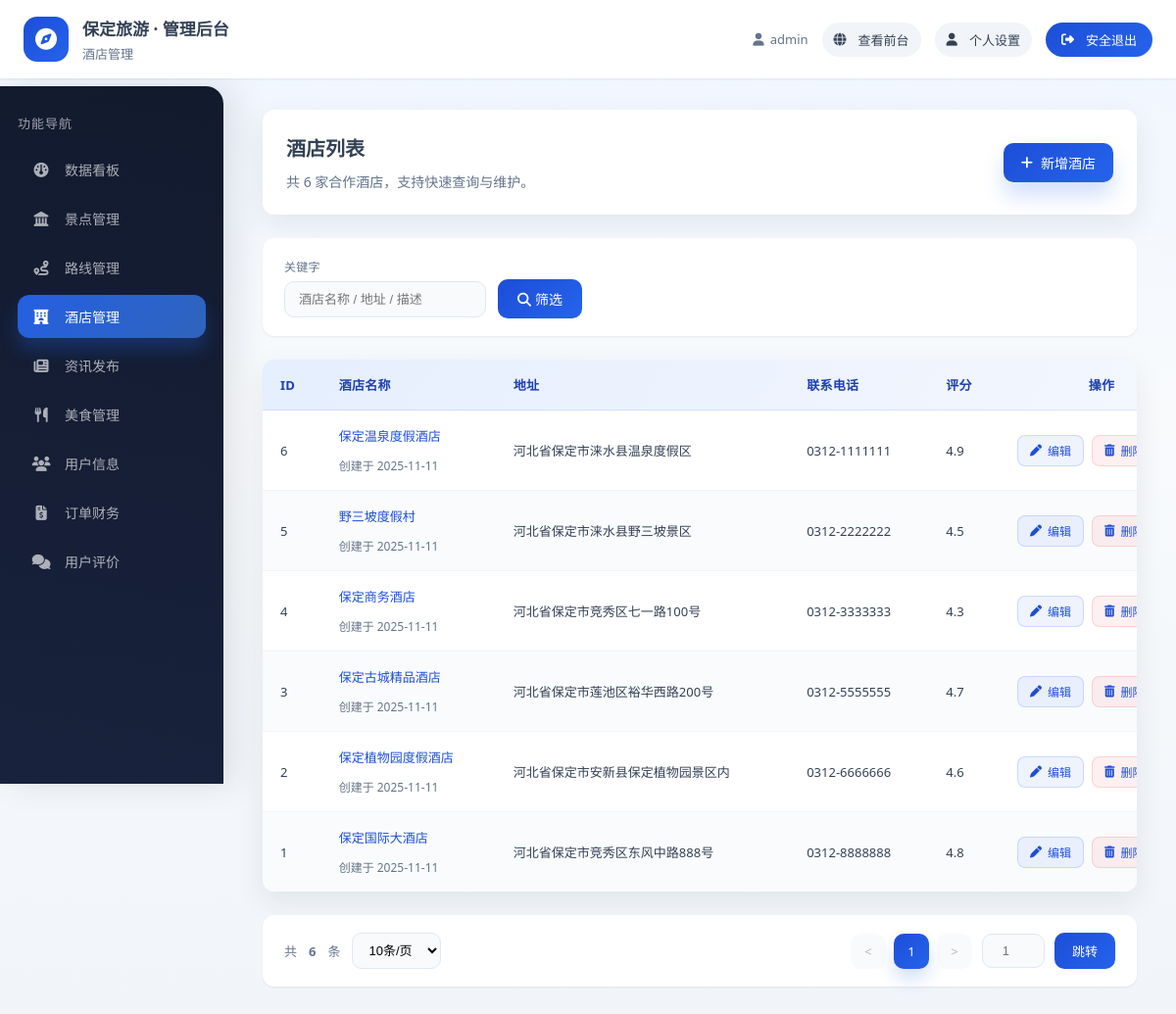
The app's page /admin_panel/hotels/ (signed in) with its own data.
### apps/users/models.py (models this page shows, shortened)
class CustomUser(AbstractUser):
    phone = models.CharField(max_length=11, unique=True, verbose_name="手机号")
    avatar = models.ImageField(upload_to='avatars/', default='avatars/default.png', verbose_name="头像")
    class Meta:
        verbose_name = "用户"
        verbose_name_plural = verbose_name

### apps/hotels/models.py (models this page shows, shortened)
class Hotel(models.Model):
    name = models.CharField(max_length=100, verbose_name="酒店名称")
    address = models.CharField(max_length=255, verbose_name="详细地址")
    phone = models.CharField(max_length=20, verbose_name="联系电话")
    brief = models.CharField(max_length=255, verbose_name="简介")
    description = models.TextField(verbose_name="详情介绍")
    is_recommended = models.BooleanField(default=False, verbose_name="是否推荐")
    cover_image = models.ImageField(upload_to='hotel_covers/', blank=True, null=True, verbose_name="封面图")
    created_at = models.DateTimeField(default=timezone.now, verbose_name="创建时间")
    updated_at = models.DateTimeField(auto_now=True, verbose_name="更新时间")
    rating = models.DecimalField(max_digits=3, decimal_places=1, default=5.0, verbose_name="评分")
    views_count = models.PositiveIntegerField(default=0, verbose_name="浏览次数")
    latitude = models.DecimalField(max_digits=10, decimal_places=7, blank=True, null=True, verbose_name="纬度")
    longitude = models.DecimalField(max_digits=10, decimal_places=7, blank=True, null=True, verbose_name="经度")
    display_order = models.PositiveIntegerField(default=0, verbose_name="显示顺序（数字越小越靠前）")
    class Meta:
        verbose_name = "酒店"
        verbose_name_plural = verbose_name
        ordering = ['display_order', '-is_recommended', '-rating', '-created_at']

### apps/admin_panel/views.py (the view)
# urls.py: path('hotels/', views.HotelsListView.as_view(), name='hotels_list'),
class HotelsListView(LoginRequiredMixin, StaffRequiredMixin, TemplateView):
    template_name = "admin_panel/hotels_list.html"
    login_url = '/users/login/'
    def get_context_data(self, **kwargs):
        context = super().get_context_data(**kwargs)
        query = Hotel.objects.all().order_by('-created_at')
        search = self.request.GET.get('search', '')
        if search:
            query = query.filter(
                Q(name__icontains=search) |
                Q(address__icontains=search) |
                Q(brief__icontains=search)
            )
        try:
            per_page = int(self.request.GET.get('per_page', 10))
            if per_page not in [10, 20, 50]:
                per_page = 10
        except (ValueError, TypeError):
            per_page = 10
        paginator = Paginator(query, per_page)
        page_number = self.request.GET.get('page', 1)
        page_obj = paginator.get_page(page_number)
        context.update({
            'page_obj': page_obj,
            'paginator': paginator,
            'search': search,
            'per_page': per_page,
        })
        return context

### apps/admin_panel/views.py (called while the page is built)
    def test_func(self):
        return self.request.user.is_staff

### templates/admin_panel/hotels_list.html (shortened to what this page needs)
{% extends "admin_panel/layout.html" %}
{% block page_header %}酒店管理{% endblock %}
{% block menu_hotels %}active{% endblock %}
{% block content %}
<div class="page-header">
    <div>
        <h1>酒店列表</h1>
        <p>共 {{ paginator.count }} 家合作酒店，支持快速查询与维护。</p>
    </div>
    <div class="page-header-actions">
        <a href="{% url 'admin_panel:hotel_add' %}" class="btn-primary">
            <i class="fas fa-plus"></i> 新增酒店
        </a>
    </div>
</div>
<form method="get" id="searchForm" class="filter-panel">
    <div class="field">
        <label for="search">关键字</label>
        <input id="search" type="text" name="search" placeholder="酒店名称 / 地址 / 描述" value="{{ search }}">
    </div>
    <div class="field" style="min-width: auto;">
        <button type="submit">
            <i class="fas fa-search"></i> 筛选
        </button>
    </div>
</form>
<div class="datatable">
    <table>
        <thead>
            <tr>
                <th>ID</th>
                <th>酒店名称</th>
                <th>地址</th>
                <th>联系电话</th>
                <th>评分</th>
                <th style="text-align:center;">操作</th>
            </tr>
        </thead>
        <tbody>
            {% for hotel in page_obj %}
            <tr>
                <td>{{ hotel.id }}</td>
                <td>
                    <div class="cell-multi">
                        <a href="{% url 'admin_panel:hotel_edit' hotel.id %}">{{ hotel.name }}</a>
                        <span class="cell-meta">创建于 {{ hotel.created_at|date:"Y-m-d" }}</span>
                    </div>
                </td>
                <td>{{ hotel.address|default:"-" }}</td>
                <td>{{ hotel.phone|default:"-" }}</td>
                <td>{{ hotel.rating }}</td>
                <td>
                    <div class="actions">
                        <a href="{% url 'admin_panel:hotel_edit' hotel.id %}" class="btn-action btn-edit">
                            <i class="fas fa-pen"></i> 编辑
                        </a>
                        <a href="{% url 'admin_panel:hotel_delete' hotel.id %}" class="btn-action btn-delete" onclick="return confirm('确定删除该酒店？')">
                            <i class="fas fa-trash-alt"></i> 删除
                        </a>
                    </div>
                </td>
            </tr>
            {% empty %}
            <tr>
                <td colspan="6" class="empty-state">暂无数据</td>
            </tr>
            {% endfor %}
        </tbody>
    </table>
</div>
<div class="pagination-wrapper">
    <div class="pagination-info">
        共 <strong>{{ paginator.count }}</strong> 条
        <select onchange="location.href='?page=1&search={{ search }}&per_page=' + this.value">
            <option value="10" {% if per_page == 10 %}selected{% endif %}>10条/页</option>
        </select>
    </div>
    <div style="display: flex; align-items: center; gap: 10px;">
        <ul class="pagination">
            {% if page_obj.has_previous %}
            <li class="page-item"><a class="page-link" href="?page={{ page_obj.previous_page_number }}&search={{ search }}&per_page={{ per_page }}">&lt;</a></li>
            {% else %}
            <li class="page-item disabled"><span class="page-link">&lt;</span></li>
            {% endif %}
            {% for num in paginator.page_range %}
                {% if num == page_obj.number %}
                <li class="page-item active"><span class="page-link">{{ num }}</span></li>
                {% elif num > page_obj.number|add:'-3' and num < page_obj.number|add:'3' %}
                <li class="page-item"><a class="page-link" href="?page={{ num }}&search={{ search }}&per_page={{ per_page }}">{{ num }}</a></li>
                {% endif %}
            {% endfor %}
            {% if page_obj.has_next %}
            <li class="page-item"><a class="page-link" href="?page={{ page_obj.next_page_number }}&search={{ search }}&per_page={{ per_page }}">&gt;</a></li>
            {% else %}
            <li class="page-item disabled"><span class="page-link">&gt;</span></li>
            {% endif %}
        </ul>
        <input type="number" class="page-input" id="goToPage" placeholder="1" min="1" max="{{ paginator.num_pages }}">
        <button class="btn-go" onclick="goToPage()">跳转</button>
    </div>
</div>
{% endblock %}

### templates/admin_panel/layout.html (shortened to what this page needs)
{% load static %}
<!DOCTYPE html>
<html lang="zh-CN">
<head>
    <link rel="stylesheet" href="https://cdnjs.cloudflare.com/ajax/libs/font-awesome/6.5.0/css/all.min.css">
    <link rel="stylesheet" href="{% static 'css/admin_panel.css' %}?v=20251111">
</head>
<body>
    <div class="admin-shell">
        <header class="admin-topbar">
            <div class="topbar-brand">
                <span class="brand-icon"><i class="fas fa-compass"></i></span>
                <div class="brand-text">
                    <span class="brand-title">保定旅游 · 管理后台</span>
                    <span class="brand-subtitle">{% block page_header %}欢迎回来{% endblock %}</span>
                </div>
            </div>
            <div class="topbar-meta">
                <span class="meta-item"><i class="fas fa-user"></i> {{ request.user.username }}</span>
                <a class="meta-link" href="/" target="_blank"><i class="fas fa-globe"></i> 查看前台</a>
                <a class="meta-link" href="/users/profile/"><i class="fas fa-user"></i> 个人设置</a>
                <a class="meta-button" href="{% url 'users:logout' %}?next=/admin_panel/">
                    <i class="fas fa-sign-out-alt"></i> 安全退出
                </a>
            </div>
        </header>
        <div class="admin-body">
            <aside class="admin-sidebar" id="adminSidebar">
                <div class="sidebar-title">功能导航</div>
                <nav class="sidebar-nav">
                    <a class="nav-link {% block menu_dashboard %}{% endblock %}" href="{% url 'admin_panel:index' %}">
                        <i class="fas fa-gauge"></i>
                        <span>数据看板</span>
                    </a>
                    <a class="nav-link {% block menu_scenic %}{% endblock %}" href="{% url 'admin_panel:scenic_list' %}">
                        <i class="fas fa-landmark"></i>
                        <span>景点管理</span>
                    </a>
                    <a class="nav-link {% block menu_routes %}{% endblock %}" href="{% url 'admin_panel:routes_list' %}">
                        <i class="fas fa-route"></i>
                        <span>路线管理</span>
                    </a>
                    <a class="nav-link {% block menu_hotels %}{% endblock %}" href="{% url 'admin_panel:hotels_list' %}">
                        <i class="fas fa-hotel"></i>
                        <span>酒店管理</span>
                    </a>
                    <a class="nav-link {% block menu_news %}{% endblock %}" href="{% url 'admin_panel:news_list' %}">
                        <i class="fas fa-newspaper"></i>
                        <span>资讯发布</span>
                    </a>
                    <a class="nav-link {% block menu_foods %}{% endblock %}" href="{% url 'admin_panel:foods_list' %}">
                        <i class="fas fa-utensils"></i>
                        <span>美食管理</span>
                    </a>
                    <a class="nav-link {% block menu_users %}{% endblock %}" href="{% url 'admin_panel:users_list' %}">
                        <i class="fas fa-users"></i>
                        <span>用户信息</span>
                    </a>
                    <a class="nav-link {% block menu_orders %}{% endblock %}" href="{% url 'admin_panel:orders_list' %}">
                        <i class="fas fa-file-invoice-dollar"></i>
                        <span>订单财务</span>
                    </a>
                    <a class="nav-link {% block menu_comments %}{% endblock %}" href="{% url 'admin_panel:comments_list' %}">
                        <i class="fas fa-comments"></i>
                        <span>用户评价</span>
                    </a>
                </nav>
            </aside>
            <main class="admin-main">
                <div class="admin-main-inner">
                    {% block content %}{% endblock %}
                </div>
            </main>
        </div>
    </div>
</body>
</html>

### records on screen
CustomUser: user.username "admin"
Hotel: id "6", name "保定温泉度假酒店", created_at "2025-11-11", address "河北省保定市涞水县温泉度假区", phone "0312-1111111", rating "4.9"
Hotel: id "5", name "野三坡度假村", created_at "2025-11-11", address "河北省保定市涞水县野三坡景区", phone "0312-2222222", rating "4.5"
Hotel: id "4", name "保定商务酒店", created_at "2025-11-11", address "河北省保定市竞秀区七一路100号", phone "0312-3333333", rating "4.3"
Hotel: id "3", name "保定古城精品酒店", created_at "2025-11-11", address "河北省保定市莲池区裕华西路200号", phone "0312-5555555", rating "4.7"
Hotel: id "2", name "保定植物园度假酒店", created_at "2025-11-11", address "河北省保定市安新县保定植物园景区内", phone "0312-6666666", rating "4.6"
Hotel: id "1", name "保定国际大酒店", created_at "2025-11-11", address "河北省保定市竞秀区东风中路888号", phone "0312-8888888", rating "4.8"

### other values on screen
{{ paginator.count }} "6"
{{ num }} "1"
